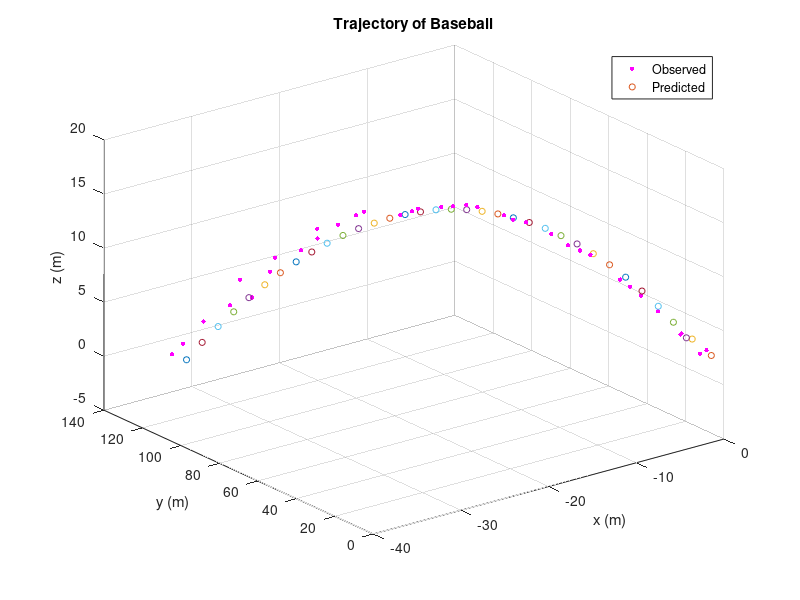

MATLAB code for this plot:
clear all; close all;

data = importdata('homerun_data_HW4.txt');
% data(1,:) = [];
tspan = data(:, 1);
rho = data(:, 2)/3.281; % in m
alpha = data(:, 3)*pi/180; % in rad
beta = data(:, 4)*pi/180; % in rad
g = 9.81;
store_x = [];

% Visualizing data
figure(1)
[plotx ploty plotz] = sph2cart(alpha, beta, rho);
scatter3(plotx, ploty, plotz, 10, 'm', 'filled')

% Initial Conditions
x_(:,1) = [0.4921 0.4921 2.0013 -26.2467 114.3051 65.9941]'/3.281;  
% x_(:,1) = zeros(6,1);% Given initial conditions
P = diag([4 4 4 0.1 0.1 0.1])/3.281^2;
R = [(1.524)^2 0 0;
     0 (0.1*pi/180)^2 0;
     0 0 (0.1*pi/180)^2];      %the error covariance constant to be used

for i =2:length(rho)
  % Observed
  y_obs(:,i) = [rho(i); alpha(i); beta(i)];% + randn*sigmaw;

  dt = 0.1;
  Phi = [1 0 0 dt 0 0;
         0 1 0 0 dt 0;
         0 0 1 0 0 dt;
         0 0 0 1 0 0;
         0 0 0 0 1 0;
         0 0 0 0 0 1];
        
  % Compute nominal trajectory
  B = [0; 0; -1/2*dt^2; 0; 0; -dt];
  x_(:,i) = Phi * x_(:, i-1) + B * g;
  
  % Assembling y_computed
  X_ = x_(1,end);
  Y_ = x_(2,end);
  Z_ = x_(3,end);
  rho_ = sqrt(X_^2 + Y_^2 + Z_^2);
  alpha_ = atan2(Y_, X_);
  beta_ = atan2(Z_, sqrt(X_^2 + Y_^2));
  
  y_comp(:,i) = [rho_; alpha_; beta_];

  % Propagation of state covariance
  P = Phi*P*Phi'; % Add Q here to improve tracking

  % Computing H using y_comp
  H = [X_/rho_ Y_/rho_ Z_/rho_ 0 0 0;
       (-Y_/X_^2)/(1 + (Y_/X_)^2) (1/X_)/(1+(Y_/X_)^2) 0 0 0 0;
       ((-X_*Z_)/(X_^2 + Y_^2)^(3/2))/(1+(Z_^2)/(X_^2 + Y_^2)) ((-Y_*Z_)/(X_^2 + Y_^2)^(3/2))/(1 + (Z_^2)/(X_^2 + Y_^2)) ((1)/(X_^2 + Y_^2)^(1/2))/(1 + (Z_^2)/(X_^2 + Y_^2)) 0 0 0];
  % Kalman gain
  K = P*H'*inv(H*P*H'+R);
  % Measurement update
  H*x_(:,i)
  x_(:,i) = x_(:,i) + K * (y_obs(:,i) - y_comp(:,i));
  P = (eye(6)-K*H)*P;
  
  store_x = [store_x x_(:, i)];

  figure(1)
  hold on
  scatter3(X_, Y_, Z_, 20, 'black')
end

xlabel('x (m)')
ylabel('y (m)')
zlabel('z (m)')
title('Trajectory of Baseball')
legend('Observed', 'Predicted', 'Location', 'best')
hold off;
